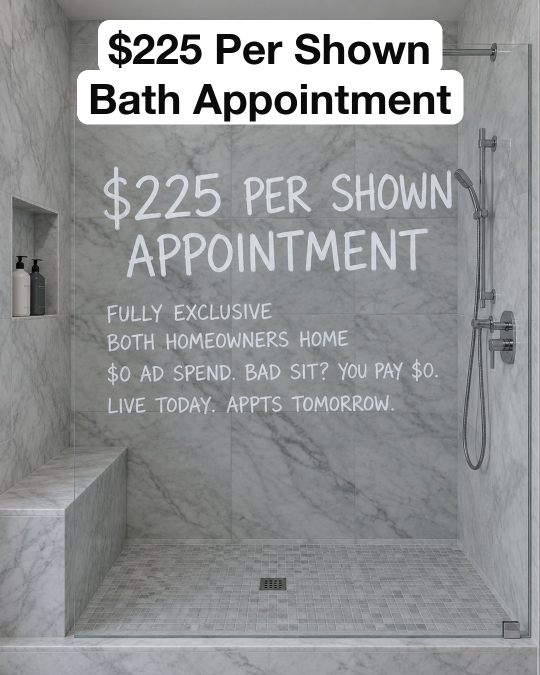
#> input picture ads/ad1-225-badsit-shower-v2.jpg, 1080 x 1350 px, given in place of ref_imgoffer1.jpg, which was not available (shown at 1/2 size)
$ python make_ppc_ads.py
#> lines starting #> are read from the running program, lines starting #| are printed output that depends on the picture; pictures that were not available may be replaced by others from this repository, and a replacement may not be noted
"""PPC offer ads ($1k/mo + 5% of what we close) on the 3 formats that won in the BuildSignals account,
plus the ladder test ("Pick Your Number") on the #1 format so only the offer changes."""
from PIL import Image, ImageDraw, ImageFilter, ImageFont, ImageEnhance

SUP = "/System/Library/Fonts/Supplemental/"
SYS = "/System/Library/Fonts/"
HELV = SYS + "HelveticaNeue.ttc"
MARK = SYS + "MarkerFelt.ttc"  # index 1 = Marker Felt Wide
IMPACT = SUP + "Impact.ttf"
RED = (224, 50, 43)
YEL = (255, 230, 0)


def f(path, size, index=0):
    return ImageFont.truetype(path, size, index=index)


def fit(d, text, path, max_w, start, index=0):
    s = start
    while s > 10 and d.textlength(text, font=f(path, s, index)) > max_w:
        s -= 2
    return f(path, s, index)


def shadow(base, xy, text, font, fill=(255, 255, 255, 255), anchor="mm", blur=5):
    layer = Image.new("RGBA", base.size, (0, 0, 0, 0))
    ImageDraw.Draw(layer).text((xy[0], xy[1] + 3), text, font=font, fill=(0, 0, 0, 170), anchor=anchor)
    base.alpha_composite(layer.filter(ImageFilter.GaussianBlur(blur)))
    ImageDraw.Draw(base).text(xy, text, font=font, fill=fill, anchor=anchor)


# ---------- Format 1: "Glass" replica (account winner: 6.34% CTR, $27.97 / booked call) ----------
def glass(pills, big, items, out):
    W, H = 1080, 1350
    im = Image.new("RGBA", (W, H), (128, 120, 108, 255))  # warm gray band like the winner
    photo = Image.open("bg1.png").convert("RGB")
    s = W / photo.width
    photo = photo.resize((W, round(photo.height * s)), Image.LANCZOS)
    photo = ImageEnhance.Brightness(photo).enhance(0.62)  # gray marble so white marker reads
    top = 270
    im.paste(photo.crop((0, 0, W, H - top)), (0, top))
    d = ImageDraw.Draw(im)
    hf = min((fit(d, t, HELV, 960, 78, 1) for t in pills), key=lambda x: x.size)
    y = 72
    for line in pills:
        tw = d.textlength(line, font=hf)
        d.rounded_rectangle([W / 2 - tw / 2 - 24, y, W / 2 + tw / 2 + 24, y + 102], radius=16, fill=(255, 255, 255, 255))
        d.text((W / 2, y + 51), line, font=hf, fill=(17, 17, 17), anchor="mm")
        y += 98
    yy = 560
    bf = min((fit(d, t, MARK, 880, 130, 1) for t in big), key=lambda x: x.size)
    for t in big:
        shadow(im, (W / 2, yy), t, bf)
        yy += 125
    yy += 20
    it = min((fit(d, t, MARK, 860, 66, 1) for t in items), key=lambda x: x.size)  # one size for every line
    x0 = (W - max(d.textlength(t, font=it) for t in items)) / 2  # block centered, lines left-aligned
    for t in items:
        shadow(im, (x0, yy), t, it, anchor="lm")
        yy += 80
    im.convert("RGB").save(out, quality=92)


# ---------- Format 2: bright red (account #3: 3.5% CTR, $34 / booked call) ----------
def red(out):
#> called with out = '../ppc3-red-1k5-bath-g.jpg'
    W, H = 1080, 1350
    im = Image.new("RGB", (W, H), (228, 30, 37))
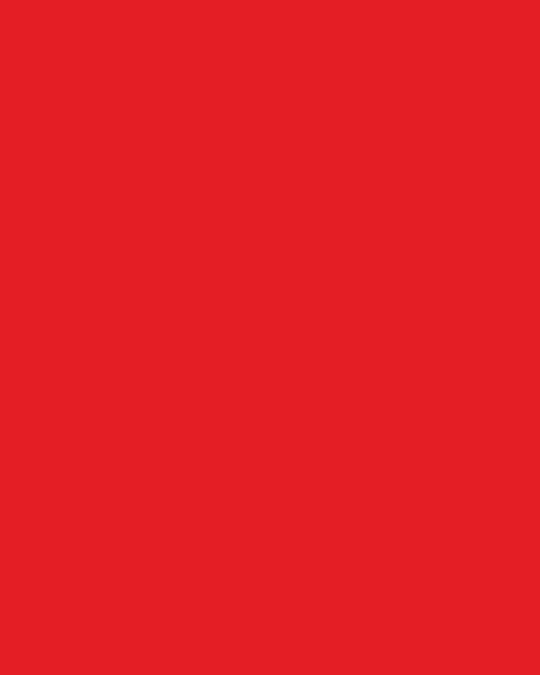
#> im: PIL image 1080x1350 RGB (shown at 1/2 size); mean R, G, B 228, 30, 37
    d = ImageDraw.Draw(im)
    lab = "BATH REMODELERS DOING $1M+ A YEAR"
    lf = f(SUP + "Arial Bold.ttf", 40)
    tw = d.textlength(lab, font=lf)
#> tw = 831.9
    d.rounded_rectangle([W / 2 - tw / 2 - 28, 70, W / 2 + tw / 2 + 28, 140], radius=12, fill="white")
    d.text((W / 2, 106), lab, font=lf, fill=(228, 30, 37), anchor="mm")
    d.text((W / 2, 330), "PAY PER", font=fit(d, "PAY PER", IMPACT, 900, 250), fill="white", anchor="mm")
    d.text((W / 2, 560), "CLOSE", font=fit(d, "PAY PER", IMPACT, 900, 250), fill="white", anchor="mm")
    sub = f(IMPACT, 92)
    d.text((W / 2, 730), "$1K/MO + 5%", font=sub, fill=(255, 225, 0), anchor="mm")
    d.line([(140, 810), (940, 810)], fill="white", width=4)
    y = 870
    for t in ["No setup fee. No contract.",
              "We script, shoot + edit your ads.",
              "We call every lead + book the appointment.",
              "Month 1 pays off or it's free."]:
        d.text((W / 2, y), t, font=fit(d, t, SUP + "Arial Bold.ttf", 940, 46), fill="white", anchor="mm")
        y += 72
#> after the loop, y = 1158
    d.rectangle([0, H - 150, W, H], fill=(20, 20, 20))
    cf = f(SUP + "Arial Bold.ttf", 46)
    txt = "See if you qualify"
    tw = d.textlength(txt, font=cf)
#> tw = 397.9
    x0, yc = W / 2 - (tw + 70) / 2, H - 75
#> x0 = 306.1; yc = 1275
    d.text((x0, yc), txt, font=cf, fill="white", anchor="lm")
    ax = x0 + tw + 26
#> ax = 729.9
    d.line([(ax, yc), (ax + 44, yc)], fill="white", width=6)
    d.polygon([(ax + 48, yc), (ax + 28, yc - 16), (ax + 28, yc + 16)], fill="white")
    im.save(out, quality=92)
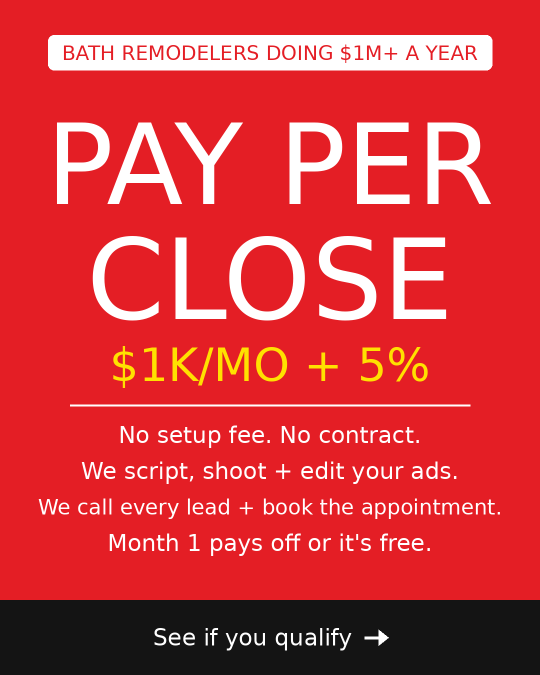
#> saved as ppc3-red-1k5-bath-g.jpg: PIL image 1080x1350 RGB (shown at 1/2 size); mean R, G, B 208.9, 56.9, 60.5


# ---------- Format 3: before/after with black + yellow bars (account #2: 4.4% CTR, $29.58 / booked call) ----------
def before_after(out):
#> called with out = '../ppc4-beforeafter-1k5-bath-g.jpg'
    S = 1080
    ref = Image.open("ref_imgoffer1.jpg").convert("RGB")
#> ref is the input picture: PIL image 1080x1350 RGB; mean R, G, B 144.9, 147.5, 148.3
    photos = ref.crop((95, 200, 925, 745))  # the tilted before/after pair from the winner
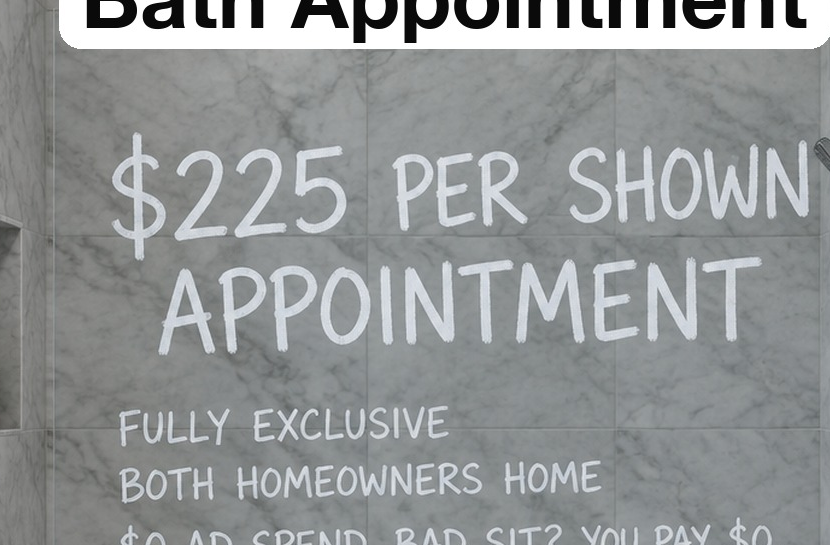
#> photos: PIL image 830x545 RGB; mean R, G, B 146.1, 149.3, 150.1
    im = Image.new("RGB", (S, S), (248, 246, 240))
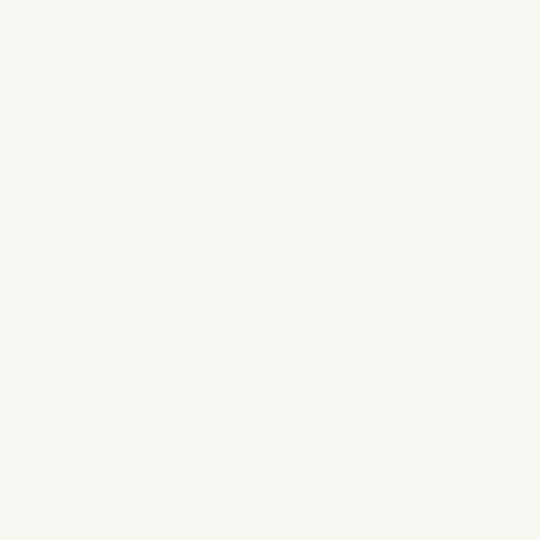
#> im: PIL image 1080x1080 RGB (shown at 1/2 size); mean R, G, B 248, 246, 240
    p = photos.resize((round(photos.width * 1.06), round(photos.height * 1.06)), Image.LANCZOS)
    im.paste(p, ((S - p.width) // 2, 196))
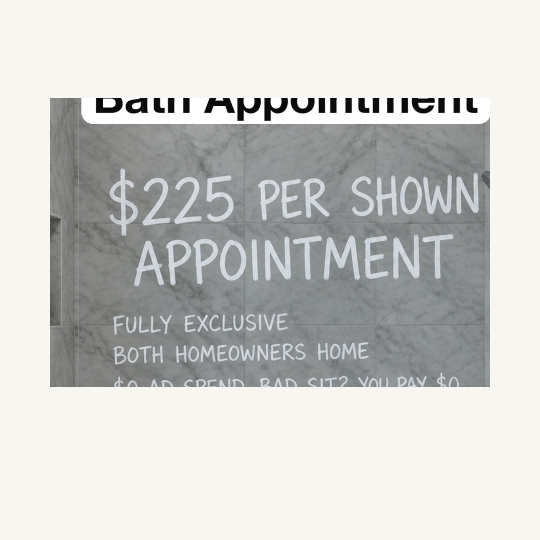
#> im: PIL image 1080x1080 RGB (shown at 1/2 size); mean R, G, B 203.5, 203.8, 200.8
    d = ImageDraw.Draw(im)
    d.rectangle([20, 18, S - 20, 190], fill="black")
    d.text((S / 2, 66), "BATH REMODELERS DOING $1M+", font=fit(d, "BATH REMODELERS DOING $1M+", IMPACT, 980, 84), fill="white", anchor="mm")
    d.text((S / 2, 145), "PAY ONLY WHEN THE JOB CLOSES.", font=fit(d, "PAY ONLY WHEN THE JOB CLOSES.", IMPACT, 980, 70), fill=YEL, anchor="mm")
    big = "$1K/MO + 5%"
    d.text((S / 2, 868), big, font=fit(d, big, IMPACT, 900, 150), fill="black", anchor="mm")
    d.rectangle([20, 945, S - 20, S - 18], fill="black")
    l1 = "NO SETUP FEE. NO CONTRACT. CANCEL ANYTIME."
    d.text((S / 2, 983), l1, font=fit(d, l1, IMPACT, 980, 52), fill="white", anchor="mm")
    l2 = "MONTH 1 PAYS OFF OR IT'S FREE"
    d.text((S / 2, 1035), l2, font=fit(d, l2, IMPACT, 980, 46), fill=YEL, anchor="mm")
    im.save(out, quality=92)
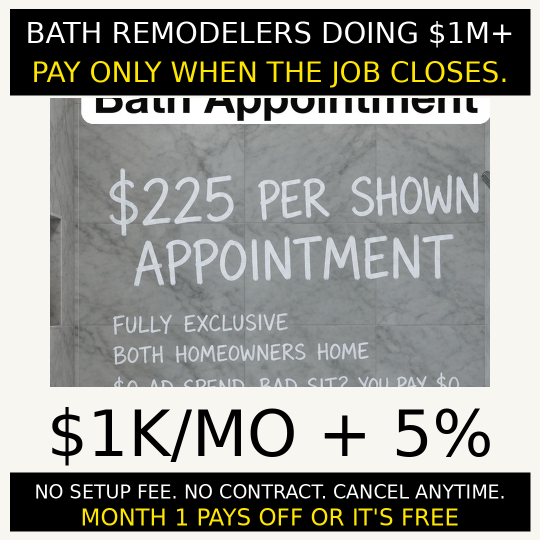
#> saved as ppc4-beforeafter-1k5-bath-g.jpg: PIL image 1080x1080 RGB (shown at 1/2 size); mean R, G, B 142.8, 143.3, 138.2


if False: glass(["Pay Per Close", "Bath Remodelers Doing $1M+"],
      ["PAY PER CLOSE", "$1K/MO + 5%"],
      ["NO SETUP FEE. NO CONTRACT.", "WE SHOOT + RUN YOUR ADS.", "WE CALL + BOOK EVERY LEAD.", "WE FOLLOW UP AFTER YOUR ESTIMATE."],
      "../ppc1-glass-1k5-bath-v2.jpg")
if False: glass(["Pick Your Number", "Bath Remodelers Doing $1M+"],
      ["PICK YOUR NUMBER", "PAY 10%. ONCE."],
      ["CLOSE $50K. PAY $5K.", "CLOSE $100K. PAY $10K.", "NO RETAINER. NO CONTRACT.", "WE DON'T STOP TILL YOU HIT IT."],
      "../ppc2-glass-ladder-bath-v2.jpg")
red("../ppc3-red-1k5-bath-g.jpg")
before_after("../ppc4-beforeafter-1k5-bath-g.jpg")
print("ok")
